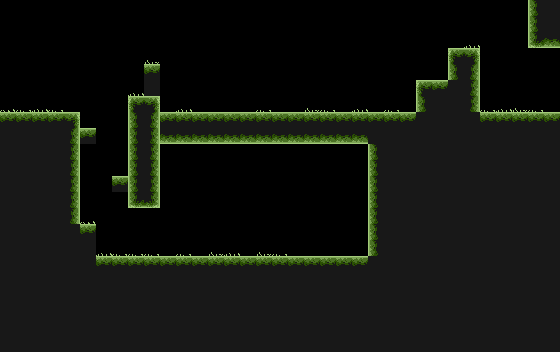

Rendered tile map (Tiled .tmx) drawn with the repository's tilesets; below, a short description and the map source with its tile grids summarised:
An orthogonal 35x22 tile map with 16x16 px tiles, 2 tile layers (collision, details) and 21 objects (15x projectile, playerSpawn, key, door, onTouch, ...).

<map version="1.0" tiledversion="1.0.3" orientation="orthogonal" renderorder="right-down" width="35" height="22" tilewidth="16" tileheight="16" nextobjectid="99">
 <properties>
  <property name="collisionLayer" value="collision" />
  <property name="defaultLayers" value="collision, details" />
  <property name="destinyId" type="int" value="10" />
 </properties>
 <tileset firstgid="1" name="tileset" tilewidth="16" tileheight="16" tilecount="28" columns="7">
  <image source="tileset.png" width="112" height="64" />
 </tileset>
 <layer name="collision" width="35" height="22">
  <data>[770 cells, 427 non-empty, 9 distinct tile ids]</data>
 </layer>
 <layer name="details" width="35" height="22">
  <data>[770 cells, 27 non-empty, 4 distinct tile ids]</data>
 </layer>
 <objectgroup name="objects">
  <object id="38" name="playerSpawn" x="16" y="96" />
  <object id="79" name="Key" type="key" x="320" y="242" width="32" height="14" />
  <object id="95" name="Door" type="door" x="528" y="48" width="32" height="64" />
 </objectgroup>
 <objectgroup name="npcs" />
 <objectgroup name="transfers">
  <object id="5" name="Transfer" type="onTouch" x="544" y="32" width="4" height="96">
   <properties>
    <property name="destinyId" type="int" value="11" />
    <property name="destinyX" type="int" value="1" />
    <property name="destinyY" type="int" value="19" />
    <property name="direction" value="right" />
   </properties>
  </object>
 </objectgroup>
 <objectgroup name="enemies" />
 <objectgroup name="traps">
  <object id="65" name="ac1" type="activator" x="320" y="240" width="32" height="16" />
  <object id="69" name="Trap" type="projectile" x="304" y="138" width="16" height="16" rotation="-270">
   <properties>
    <property name="activator" value="ac1" />
   </properties>
  </object>
  <object id="81" name="Trap" type="projectile" x="240" y="138" width="16" height="16" rotation="-270">
   <properties>
    <property name="activator" value="ac1" />
   </properties>
  </object>
  <object id="82" name="Trap" type="projectile" x="272" y="138" width="16" height="16" rotation="-270">
   <properties>
    <property name="activator" value="ac1" />
   </properties>
  </object>
  <object id="83" name="Trap" type="projectile" x="208" y="138" width="16" height="16" rotation="-270">
   <properties>
    <property name="activator" value="ac1" />
   </properties>
  </object>
  <object id="84" name="Trap" type="projectile" x="336" y="138" width="16" height="16" rotation="-270">
   <properties>
    <property name="activator" value="ac1" />
   </properties>
  </object>
  <object id="86" name="Trap" type="projectile" x="320" y="138" width="16" height="16" rotation="-270">
   <properties>
    <property name="activator" value="ac1" />
   </properties>
  </object>
  <object id="87" name="Trap" type="projectile" x="288" y="138" width="16" height="16" rotation="-270">
   <properties>
    <property name="activator" value="ac1" />
   </properties>
  </object>
  <object id="88" name="Trap" type="projectile" x="256" y="138" width="16" height="16" rotation="-270">
   <properties>
    <property name="activator" value="ac1" />
   </properties>
  </object>
  <object id="89" name="Trap" type="projectile" x="224" y="138" width="16" height="16" rotation="-270">
   <properties>
    <property name="activator" value="ac1" />
   </properties>
  </object>
  <object id="90" name="Trap" type="projectile" x="192" y="138" width="16" height="16" rotation="-270">
   <properties>
    <property name="activator" value="ac1" />
   </properties>
  </object>
  <object id="92" name="Trap" type="projectile" x="422" y="96" width="16" height="16" rotation="180">
   <properties>
    <property name="auto" type="bool" value="true" />
    <property name="delay" type="float" value="1" />
   </properties>
  </object>
  <object id="93" name="Trap" type="projectile" x="454" y="80" width="16" height="16" rotation="180">
   <properties>
    <property name="auto" type="bool" value="true" />
    <property name="delay" type="float" value="1" />
   </properties>
  </object>
  <object id="96" name="Trap" type="projectile" x="368" y="138" width="16" height="16" rotation="-270">
   <properties>
    <property name="activator" value="ac1" />
   </properties>
  </object>
  <object id="97" name="Trap" type="projectile" x="352" y="138" width="16" height="16" rotation="-270">
   <properties>
    <property name="activator" value="ac1" />
   </properties>
  </object>
  <object id="98" name="Trap" type="projectile" x="176" y="138" width="16" height="16" rotation="-270">
   <properties>
    <property name="activator" value="ac1" />
   </properties>
  </object>
 </objectgroup>
 <objectgroup color="#005500" name="bushes">
  <object id="75" name="Bush" x="272" y="80" width="32" height="32" />
 </objectgroup>
 <objectgroup name="paths" />
</map>
